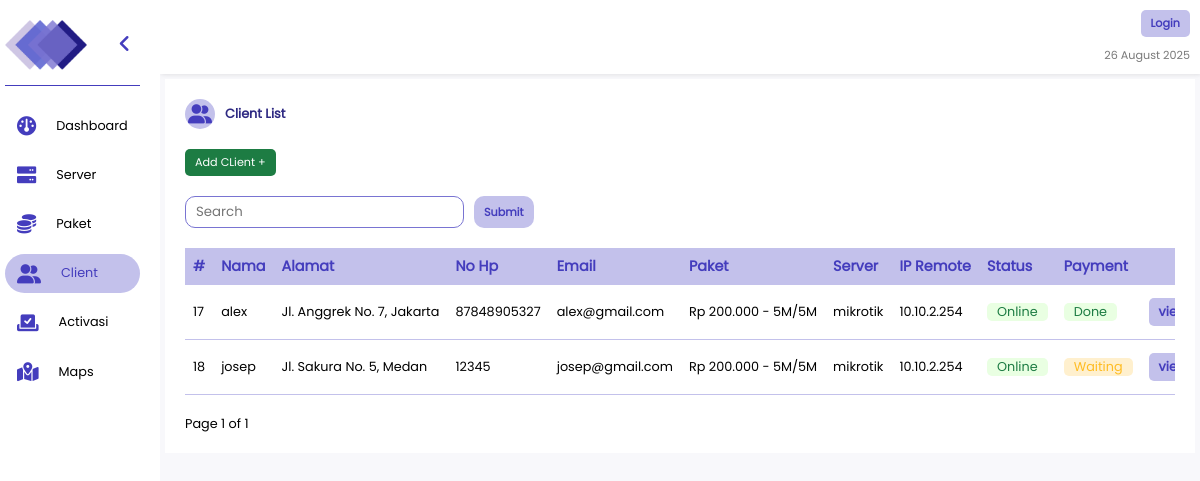
/client/, run on the app's committed database.
### polls/models.py (models this page shows, shortened)
class Client(models.Model):
    id_paket = models.ForeignKey(Paket, on_delete=models.SET_NULL, null=True, blank=True, related_name='pakets')
    name = models.CharField(max_length=255)
    address = models.CharField(max_length=255)
    email = models.EmailField(null=True, blank=True)
    phone = models.CharField(max_length=255)
    pppoe = models.CharField(max_length=255)
    password = models.CharField(max_length=255)
    isActive = models.BooleanField(default=True)
    isApproved = models.BooleanField(default=True)
    local_ip = models.GenericIPAddressField(blank=True, null=True)
    lat = models.CharField(max_length=255, null=True, blank=True)
    long = models.CharField(max_length=255, null=True, blank=True)
    temp_paket = models.ForeignKey(Paket, on_delete=models.SET_NULL, related_name='temp_paket', null=True, blank=True)
    temp_name = models.CharField(max_length=255, null=True, blank=True)
    temp_address = models.CharField(max_length=255, null=True, blank=True)
    temp_phone = models.CharField(max_length=255, null=True, blank=True)
    temp_email = models.EmailField(null=True, blank=True)
    temp_pppoe = models.CharField(max_length=255, null=True, blank=True)
    temp_password = models.CharField(max_length=255, null=True, blank=True)
    temp_local_ip = models.GenericIPAddressField(blank=True, null=True)
    temp_lat = models.CharField(max_length=255, null=True, blank=True)
    temp_long = models.CharField(max_length=255, null=True, blank=True)
    isServerNull = models.BooleanField(default=False)
    isPayed = models.BooleanField(default=True)

class Paket(models.Model):
    name = models.CharField(max_length=255)
    price = models.IntegerField()
    limit = models.CharField(max_length=255)
    id_ip_pool = models.ForeignKey(IPPool, on_delete=models.SET_NULL,null=True, blank=True, related_name='ip_pools')

class IPPool(models.Model):
    id_server = models.ForeignKey(Server, on_delete=models.SET_NULL, null=True, blank=True, related_name='servers')
    name = models.CharField(max_length=100)
    ip_range = models.CharField(max_length=100)

class Server(models.Model):
    name = models.CharField(max_length=255)
    host = models.GenericIPAddressField()
    username = models.CharField(max_length=255)
    password = models.CharField(max_length=255)
    genieacs = models.GenericIPAddressField(blank=True, null=True)

### polls/views.py (the view, shortened to what this page needs)
# urls.py: path('client/', views.client, name='client'),
def client(request) :
    query = request.GET.get('s', '')
    client_list = Client.objects.all()
    query_lower = query.strip().lower()
    status_filter = Q()
    if query_lower == "online":
        status_filter = Q(isActive=True)
    elif query_lower == "offline":
        status_filter = Q(isActive=False)
    paginator = Paginator(client_list, 10)
    page_number = request.GET.get('page')
    clients = paginator.get_page(page_number)
    return render(request, 'pages/client.html', {'clients': clients, 'query': query})

### polls/templatetags/custom_filters.py (called while the page is built)
@register.filter()
def rupiah(value):
    try:
        value = int(value)
        return "Rp {:,}".format(value).replace(",", ".")
    except (ValueError, TypeError):
        return value

### polls/templates/pages/client.html (shortened to what this page needs)
{% extends 'index.html' %} {% block content %} {% load custom_filters%}
<div class="content-page client">
  <div class="table-wrapper column">
    <div class="header-table column">
      <div class="row title-head-td">
        <i
          class="fa-solid fa-user-group"
          style="--clr: var(--clr-fourth); --icon-clr: var(--clr-second)"
        ></i>
        <span class="title">Client List</span>
      </div>
      <a href="{% url 'add-client' %}" class="success-button">Add CLient +</a>
      <form method="GET" class="form-search row">
        <input
          class="search-box"
          type="search"
          placeholder="Search"
          name="s"
          value="{{ query }}"
        />
        <input class="search-button" type="submit" />
      </form>
    </div>
    <div class="table-container">
      <table class="table">
        <tr class="t-head">
          <th>#</th>
          <th>Nama</th>
          <th>Alamat</th>
          <th>No Hp</th>
          <th>Email</th>
          <th>Paket</th>
          <th>Server</th>
          <th>IP Remote</th>
          <th>Status</th>
          <th>Payment</th>
          <th></th>
        </tr>
        {% for client in clients %}
        <tr class="t-d">
          <td>{{ client.id }}</td>
          <td>{{ client.name }}</td>
          <td>{{ client.address }}</td>
          <td>{{ client.phone }}</td>
          <td>{{ client.email }}</td>
          <td>{{ client.id_paket.price|rupiah }} - {{ client.id_paket.limit }}</td>
          <td>{{ client.id_paket.id_ip_pool.id_server.name }}</td>
          <td>10.10.2.254</td>
          <td class="">
            <div
              class="{% if client.isActive %}enable-t{% else %}disable-t{% endif %}"
            >
              {% if client.isActive %}Online{% else %}Offline{% endif %}
            </div>
          </td>
          <td class="">
            <div
              class="{% if client.isPayed %}enable-t{% else %}waiting-t{% endif %}"
            >
              {% if client.isPayed %}Done{% else %}Waiting{% endif %}
            </div>
          </td>
          <td>
            <div class="row button-wrapper">
              <a href="{% url 'detail-client' client.id %}" class="main-button">view</a>
            </div>
          </td >
        </tr>
        {% empty %}
        <tr>
          <td colspan="7" class="center text-sm">Tidak ada data yang ditemukan</td>
        </tr>
        {% endfor %}
      </table>
    </div>
    <div class="pagination row text-sm">
      <span class="current-page"
        >Page {{ clients.number }} of {{ clients.paginator.num_pages }}</span
      >
    </div>
  </div>
</div>
{% endblock %}

### polls/static/css/style.css (style rules this page uses)
:root { --clr-main-h: 0; --clr-main-s: 0%; --clr-main-l: 100%; --clr-main: hsl(var(--clr-main-h), var(--clr-main-s), var(--clr-main-l)); --clr-second: hsl( var(--clr-main-h), var(--clr-main-s), calc(var(--clr-main-l) + 15%) ); --clr-third: hsl( var(--clr-main-h), var(--clr-main-s), calc(var(--clr-main-l) + 30%) ); --clr-fourth: hsl( var(--clr-main-h), var(--clr-main-s), calc(var(--clr-main-l) + 50%) ); --clr-b: #316ac4; --clr-b1: #3b82f6; --clr-g: #13542d; --clr-g1: #1d7c43; --clr-g2: #e9ffe2; --clr-r: #c71b1b; --clr-r1: #fb2222; --clr-r2: #ffe2e2; --clr-y: #c49322; --clr-y1: #ffbc22; --clr-y2: #fff0ce; --clr-grey: #797979; --clr-grey2: #4b4b4b; --clr-bg: #f8f8fb; --clr-white: #fff; }
body { margin: 0; padding: 0; font-family: "poppin"; }
.text-sm { font-size: 0.8em; }
* { font-family: "poppin"; }
a { text-decoration: none; transition: all 0.2s ease-in-out; }
i { color: var(--clr-second); font-size: 1.5em; transition: all 0.2s ease-in-out; }
.row { display: flex; }
.column { display: flex; flex-direction: column; }
.content-page { padding: 5px; }
.form-search { gap: 10px; flex-wrap: wrap; }
.form-search .search-box { border: 1px solid var(--clr-third); outline: none; background-color: none; padding: 5px 10px; border-radius: 10px; }
.form-search .search-button { background-color: none; border: none; background-color: var(--clr-fourth); outline: none; color: var(--clr-second); padding: 5px 10px; font-size: 0.7em; border-radius: 10px; transition: all ease-in-out 0.2s; font-weight: bold; }
.table-wrapper i { background-color: var(--clr); margin: 0; width: 30px; height: 30px; display: flex; justify-content: center; align-items: center; border-radius: 100%; color: var(--icon-clr); }
.table-wrapper .title-head-td { font-size: 0.8em; align-items: center; gap: 10px; }
.title-head-td .title { font-weight: bold; color: var(--clr-main); }
.table-wrapper { background-color: white; padding: 20px; gap: 20px; }
.header-table { gap: 20px; }
.table .t-head { background-color: var(--clr-fourth); color: var(--clr-second); font-size: 0.9em; text-decoration: none; outline: var(--clr-fourth); }
.table-container { overflow-x: auto; position: relative; width: 100%; }
.table { border-collapse: collapse; width: 100%; }
.table, .table th, .table td { border: 0; }
.table th { white-space: nowrap; width: 150px; padding: 8px; text-align: left; }
.table th:nth-child(1) { max-width: 15px; }
.table td { padding: 8px; text-align: left; }
.table .t-d td { white-space: nowrap; font-size: 0.8em; border-bottom: 1px solid var(--clr-fourth); }
.table .t-d td button, .table .t-d td a { font-size: 1em; }
.enable-t, .disable-t, .waiting-t { text-align: center; border-radius: 5px; padding: 0 10px; margin: 0; width: fit-content; white-space: nowrap; font-size: 1em; margin: 10px 0; }
.enable-t { color: var(--clr-g1); background-color: var(--clr-g2); }
.waiting-t { color: var(--clr-y1); background-color: var(--clr-y2); }
.button-wrapper { gap: 10px; justify-content: center; align-items: center; }
.main-button, .success-button, .warning-button, .danger-button, .grey-button, .info-button, .disbale-button { border-radius: 5px; padding: 5px 10px; width: fit-content; text-align: center; font-weight: 500; transition: all ease-in-out 0.2s; font-size: 0.7em; height: fit-content; }
.main-button { background-color: var(--clr-fourth); color: var(--clr-second); font-weight: bold; }
.success-button { background-color: var(--clr-g1); color: var(--clr-white); }

### data on the page
Client: id "17", name "alex", address "Jl. Anggrek No. 7, Jakarta", phone "87848905327", email "alex@gmail.com", id_paket.price|rupiah "Rp 200.000", id_paket.limit "5M/5M", id_paket.id_ip_pool.id_server.name "mikrotik", isActive "Online", isPayed "Done"
Client: id "18", name "josep", address "Jl. Sakura No. 5, Medan", phone "12345", email "josep@gmail.com", id_paket.price|rupiah "Rp 200.000", id_paket.limit "5M/5M", id_paket.id_ip_pool.id_server.name "mikrotik", isActive "Online", isPayed "Waiting"

### other printed values
{{ clients.number }} "1"
{{ clients.paginator.num_pages }} "1"
